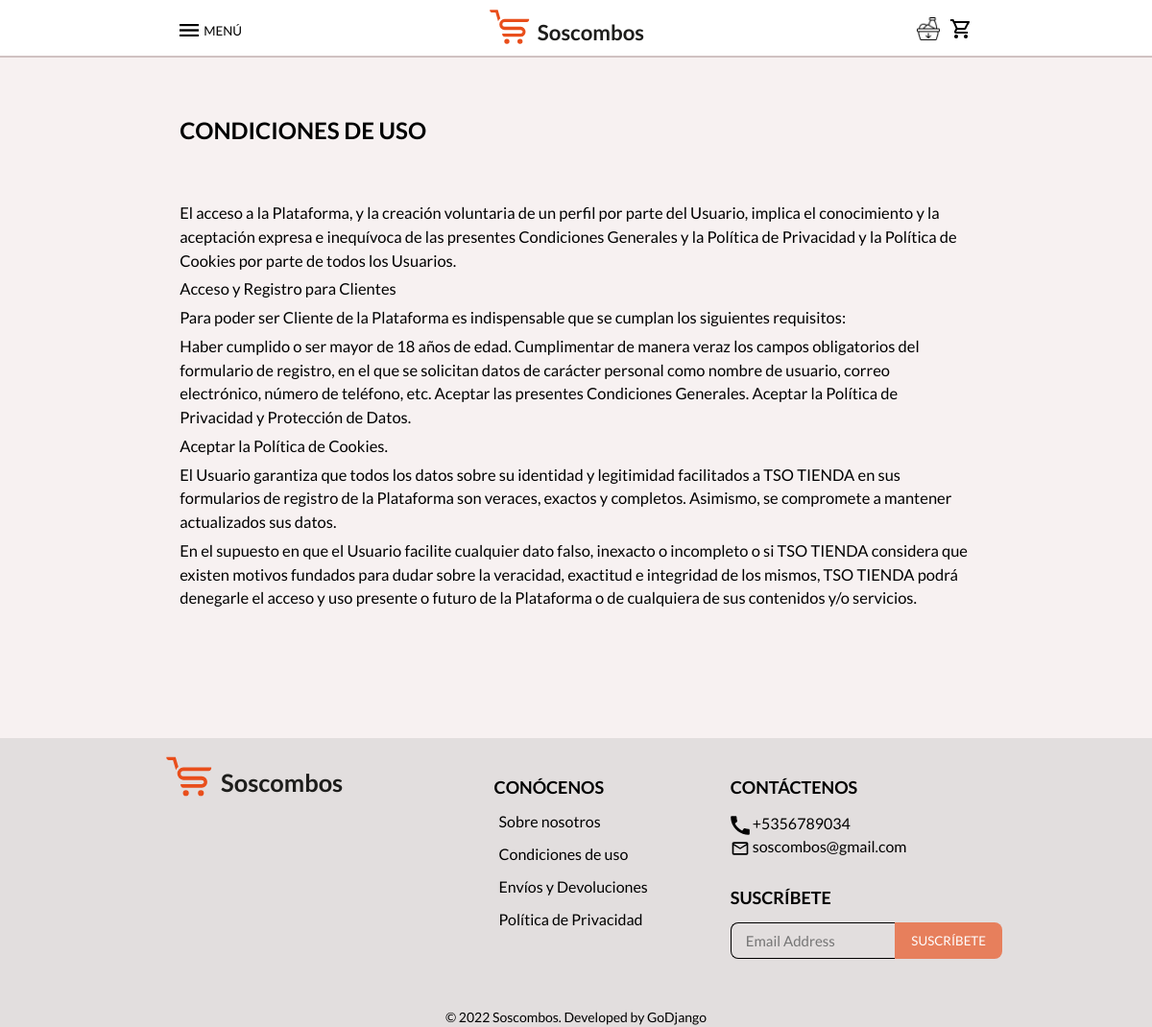
The page /condicionesUso on the database its author committed.
### app/models.py (models this page shows)
class general(SingletonModel):
    nombre = models.CharField(max_length=14, verbose_name='Nombre de la empresa', default='', unique=True)
    logo = models.ImageField(verbose_name='Logo', upload_to='img/logo/', null=True, blank=True)
    email = models.EmailField(max_length=100, verbose_name='Correo de pedidos', default='soscombos@gmail.com')
    precio = models.DecimalField(max_digits=6, decimal_places=2, verbose_name='Precio de envio', default=0)
    entrega = models.CharField(max_length=50, verbose_name='Tiemp de entrega', default='', unique=True)
    id_paypal = models.CharField(max_length=100, verbose_name='Id de Paypal', default='', null=True, blank=True,
                                 unique=True)
    class Meta:
        verbose_name = '00- General'

class conocenos(SingletonModel):
    sobreNosotros = models.CharField(max_length=100, verbose_name='Sobre nosotros', default='Sobre nosotros')
    condiciones = models.CharField(max_length=100, verbose_name='Condiciones de uso', default='Condiciones de uso')
    envio = models.CharField(max_length=100, verbose_name='Envíos y Devoluciones', default='Envíos y Devoluciones')
    politica = models.CharField(max_length=100, verbose_name='Política de Privacidad', default='Política de Privacidad')
    class Meta:
        verbose_name = '04- Conócenos'

class contactenos(SingletonModel):
    telef = models.CharField(max_length=100, verbose_name='Teléfono', default='')
    email = models.EmailField(max_length=100, verbose_name='Correo', default='soscombos@gmail.com')
    email_en = models.URLField(max_length=1000, verbose_name='Enlace de correo')
    class Meta:
        verbose_name = '05- Contáctenos'

### app/views.py (the view)
# urls.py: path('condicionesUso', CondicionesUso.as_view(), name='condicionesUso'),
class CondicionesUso(generic.TemplateView):
    template_name = 'pages/condicionesUso.html'
    def get_context_data(self, *, object_list=None, **kwargs):
        context = super(CondicionesUso, self).get_context_data()
        context['conocenos'] = models.conocenos.objects.first()
        context['contactenos'] = models.contactenos.objects.first()
        context['general'] = models.general.objects.first()
        return context

### app/templates/pages/condicionesUso.html
{% extends 'pages/includes/base.html' %}
{% load static %}
{% block css %}
    <link href="{% static 'css/paginasSecundarias.css' %}" rel="stylesheet" type="text/css">
    <link href="{% static 'css/modalTusOrdenes.css' %}" rel="stylesheet" type="text/css">
{% endblock %}
{% block content %}
    <section class="condicionesUso__contenedor pagina-secundaria__contenedor">
        <h2>CONDICIONES DE USO</h2>
        <div class="cuadro__pagina-secundaria">
            <p>
                El acceso a la Plataforma, y la creación voluntaria de un perfil por parte del Usuario, implica el
                conocimiento y la aceptación expresa e inequívoca de las presentes Condiciones Generales y la Política
                de Privacidad y la Política de Cookies por parte de todos los Usuarios.
            </p>
            <p>Acceso y Registro para Clientes</p>
            <p>Para poder ser Cliente de la Plataforma es indispensable que se cumplan los siguientes requisitos:</p>
            <p>Haber cumplido o ser mayor de 18 años de edad.
                Cumplimentar de manera veraz los campos obligatorios del formulario de registro, en el que se solicitan
                datos de carácter personal como nombre de usuario, correo electrónico, número de teléfono, etc. Aceptar
                las presentes Condiciones Generales. Aceptar la Política de Privacidad y Protección de Datos.</p>
            <p>Aceptar la Política de Cookies.</p>
            <p>El Usuario garantiza que todos los datos sobre su identidad y legitimidad facilitados a TSO TIENDA en sus
                formularios de registro de la Plataforma son veraces, exactos y completos. Asimismo, se compromete a
                mantener actualizados sus datos.
            </p>
            <p>En el supuesto en que el Usuario facilite cualquier dato falso, inexacto o incompleto o si TSO TIENDA
                considera que existen motivos fundados para dudar sobre la veracidad, exactitud e integridad de los
                mismos, TSO TIENDA podrá denegarle el acceso y uso presente o futuro de la Plataforma o de cualquiera de
                sus contenidos y/o servicios.
            </p>
        </div>
    </section>
{% endblock %}

### app/templates/pages/includes/base.html (shortened to what this page needs)
{% load static %}
<!DOCTYPE html>
<html>
<head>
    {% block css %}
    {% endblock %}
    <link href="{% static 'css/anim.css' %}" rel="stylesheet" type="text/css">
    <link href="{% static 'css/estilosGenerales.css' %}" rel="stylesheet" type="text/css">
    <link href="{% static 'css/index.css' %}" rel="stylesheet" type="text/css">
    <link href="{% static 'css/cssMenu.css' %}" rel="stylesheet" type="text/css">
    <link href="{% static 'css/piePagina.css' %}" rel="stylesheet" type="text/css">
    <link href="{% static 'css/modal.css' %}" rel="stylesheet" type="text/css">
    <link href="{% static 'plugins/sweetalert/sweetalert2.css' %}" rel="stylesheet" type="text/css">
</head>
<body>
{% include 'pages/includes/navBar.html' %}
{% block content %}
{% endblock %}
<footer class="pie-pagina__contenedor">
    {% if not general.logo %}
        <div class="pie-pagina__logo-web">
            <a href="{% url 'index' %}">
                <svg id="Capa_1" data-name="Capa 1" xmlns="http://www.w3.org/2000/svg" viewBox="0 0 679.68 259.2">
                    <defs>
                        <style>
                            .cls-1 {
                                font-size: 72px;
                                fill: #1d1d1b;
                                font-family: 'Lato', sans-serif;
                                font-weight: 600;
                            }
                            .cls-2 {
                                fill: #e94e1b;
                            }
                        </style>
                    </defs>
                    <text y="-5%" class="cls-1" transform="translate(209.74 170.13)">{{ general.nombre }}</text>
                    <path class="cls-2"
                          d="M150.9,153.5a8.71,8.71,0,1,0,8.71,8.71A8.7,8.7,0,0,0,150.9,153.5Zm-44.34,0a8.71,8.71,0,1,0,8.71,8.71A8.69,8.69,0,0,0,106.56,153.5Z"/>
                    <path class="cls-2"
                          d="M84.48,85.24a19.54,19.54,0,0,0-7.43,9.25L68.44,65.05H55.52c-4.53-.26-7.38-5.15-6.46-9H76Z"/>
                    <path class="cls-2"
                          d="M173.46,97.26H99.13a7.8,7.8,0,0,0-.23,15.6v0h54.27a16.92,16.92,0,0,1,.22,33.83H99.13c-5.66,0-9.28-6-8.15-10.82l8.15.08h53.46c3.93,0,7.13-2.27,7.13-6.2s-3.2-6.16-7.13-6.16H98.9a18.52,18.52,0,0,1,0-37h82.66C182.69,91.26,179.08,97.23,173.46,97.26Z"/>
                    <path class="cls-2" d="M153.39,113.63h0Z"/>
                    <path class="cls-2" d="M99.24,87.44h0Z"/>
                    <path class="cls-2" d="M153.39,146.65h0Z"/>
                    <path class="cls-2" d="M153.17,112.81h0Z"/>
                </svg>
            </a>
        </div>
    {% endif %}
    <div class="pie-pagina__conocenos">
        <h2>CONÓCENOS</h2>
        <ul>
            <li>
                <a href="{% url 'sobreNosotros' %}">{{ conocenos.sobreNosotros }}</a>
            </li>
            <li>
                <a href="{% url 'condicionesUso' %}">{{ conocenos.condiciones }}</a>
            </li>
            <li>
                <a href="{% url 'enviosDevoluciones' %}">{{ conocenos.envio }}</a>
            </li>
            <li>
                <a href="{% url 'politicaPrivacidad' %}">{{ conocenos.politica }}</a>
            </li>
        </ul>
    </div>
    <div class="contacteno-suscribete-vista-pc">
        <div class="pie-pagina__contactenos">
            <h2>CONTÁCTENOS</h2>
            <ul>
                <li id="telefono-contenedor">
                    <img class="pie-pagina__icono" src="{% static 'img/Iconos/telefono.svg' %}">
                    <p id="texto_a_copiar">{{ contactenos.telef }}</p>
                </li>
                <li id="mail-contenedor">
                    <img class="pie-pagina__icono" src="{% static 'img/Iconos/email_black_24dp.svg' %}">
                    <p>{{ contactenos.email }}</p>
                </li>
            </ul>
        </div>
        <div class="pie-pagina__suscribete">
            <h2>SUSCRÍBETE</h2>
            <form>
                <input class="input-suscribir__email" id="email" name="email" type="email" placeholder="Email Address"
                       required>
                <input onclick="submitWithNotification();" class="input-suscribir__submit" type="button"
                       value="SUSCRÍBETE">
            </form>
        </div>
    </div>
    <p class="pie-pagina__final">© 2022 {{ general.nombre }}. Developed by GoDjango</p>
</footer>

### app/templates/pages/includes/navBar.html (shortened to what this page needs)
{% load static %}
<section {% if path == 'VerProductos' or path == 'productos' %} style="padding-bottom: 20px;"{% endif %}
                                                                class="bienvenidos  {% if path == 'VerProductos' or path == 'productos' %}padding-alineador{% endif %}">
    {% if not general.logo %}
        <div class="logo-web">
            <a href="{% url 'index' %}">
                <svg id="Capa_1" data-name="Capa 1" xmlns="http://www.w3.org/2000/svg" viewBox="0 0 679.68 259.2">
                    <defs>
                        <style>
                            .cls-1 {
                                font-size: 70px;
                                fill: #1d1d1b;
                                font-family: 'Lato', sans-serif;
                                font-weight: 600;
                            }
                            .cls-2 {
                                fill: #e94e1b;
                            }
                        </style>
                    </defs>
                    <text y="-5%" class="cls-1" transform="translate(209.74 170.13)">{{ general.nombre }}</text>
                    <path class="cls-2"
                          d="M150.9,153.5a8.71,8.71,0,1,0,8.71,8.71A8.7,8.7,0,0,0,150.9,153.5Zm-44.34,0a8.71,8.71,0,1,0,8.71,8.71A8.69,8.69,0,0,0,106.56,153.5Z"/>
                    <path class="cls-2"
                          d="M84.48,85.24a19.54,19.54,0,0,0-7.43,9.25L68.44,65.05H55.52c-4.53-.26-7.38-5.15-6.46-9H76Z"/>
                    <path class="cls-2"
                          d="M173.46,97.26H99.13a7.8,7.8,0,0,0-.23,15.6v0h54.27a16.92,16.92,0,0,1,.22,33.83H99.13c-5.66,0-9.28-6-8.15-10.82l8.15.08h53.46c3.93,0,7.13-2.27,7.13-6.2s-3.2-6.16-7.13-6.16H98.9a18.52,18.52,0,0,1,0-37h82.66C182.69,91.26,179.08,97.23,173.46,97.26Z"/>
                    <path class="cls-2" d="M153.39,113.63h0Z"/>
                    <path class="cls-2" d="M99.24,87.44h0Z"/>
                    <path class="cls-2" d="M153.39,146.65h0Z"/>
                    <path class="cls-2" d="M153.17,112.81h0Z"/>
                </svg>
            </a>
        </div>
    {% endif %}
    <header class="encabezado" style="height: 30px;">
        <div class="navBar">
            <div class="navBar__menu-ubicacion">
                <div class="menu__caja">
                    <button class="btn-menu" type="button">
                        <img class="menu-hamburguesa" width="20px" alt="menu" src="{% static 'img/Iconos/Menu.png' %}"/>
                        <label class="menu-text-escritorio">MENÚ</label>
                    </button>
                </div>
            </div>
            <div class="navBar__contactar-compra">
                <a href="{% url 'productos' %}"    {% if path != 'productos' %}
                   style="margin-left:10px"  {% endif %} >
                    {% if path == 'productos' %}
                        <img class="icono-productos" style="width: 24px"
                             src="{% static 'img/Iconos/icons8-food-donor-50 full.png' %}"
                             alt=""/>
                    {% else %}
                        <img class="icono-productos" style="width: 24px"
                             src="{% static 'img/Iconos/icons8-food-donor-50.png' %}"
                             alt=""/>
                    {% endif %}
                </a>
                <a href="{% url 'carrito' %}"    {% if path != 'productos' %}
                   style="margin-left:10px"  {% endif %} >
                    {% if path == 'carrito' %}
                        <img class="carrito-full" src="{% static 'img/Iconos/carritoStroke.png' %}" alt=""/>
                    {% else %}
                        <img class="carrito-stroke" src="{% static 'img/Iconos/carritoStroke.png' %}" alt=""/>
                    {% endif %}
                </a>
            </div>
        </div>
    </header>
</section>

### static/css/paginasSecundarias.css (style rules this page uses)
.pagina-secundaria__contenedor { margin-top: 10px; border-top: 2px solid #d0c2c2; background: var(--blancoEspecial); padding: 61px 15.6vw; display: flex; flex-direction: column; }
.pagina-secundaria__contenedor h2 { margin-bottom: 20px; font-family: 'Lato', sans-serif; align-self: flex-start; }
.cuadro__pagina-secundaria { margin-bottom: 28px; font-size: 16.5px; font-weight: 500; }
.condicionesUso__contenedor { padding-bottom: 100px; }
.condicionesUso__contenedor p { margin-bottom: 5px; }

### static/css/modalTusOrdenes.css (style rules this page uses)
.pagina-secundaria__contenedor h2 { margin-bottom: 60px; }

### static/css/anim.css (style rules this page uses)
.navBar__menu-ubicacion label { cursor: pointer; }

### static/css/estilosGenerales.css (style rules this page uses)
:root { --blancoEspecial: #f7f1f1; --naranja__1: #e77f5c; --naranja__2: #EE5C2C; --naranja__3: #D63B08; --grisClaro: #e2dede; --grisMedio: #bcb6b6; --grisOscuro: #646262; --rojoFuerte: #E73900; }
* { margin: 0; padding: 0; font-family: 'Lato', sans-serif; }
a { text-decoration: none; color: #000; user-select: none; }
p { line-height: 1.5; }
li { list-style: none; }
button { border: none; background: #fff; user-select: none; }
input { border: none; }

### static/css/index.css (style rules this page uses)
* { font-family: 'Lato', sans-serif; }

### static/css/cssMenu.css (style rules this page uses)
.bienvenidos { margin: 0 15.6vw; padding: 18px 0 0px 0; }
.logo-web a svg { width: 20%; height: 80px; position: absolute; top: -7px; left: 40%; }
.encabezado { width: 100%; }
.navBar { width: 100%; display: flex; justify-content: space-between; }
.navBar__menu-ubicacion { display: flex; align-items: center; }
.navBar__contactar-compra { display: flex; align-items: center; }
.carrito-stroke { content: url("../img/Iconos/carritoStroke.png"); }
.menu-hamburguesa { margin-right: 5px; }
.navBar__contactar-compra a { margin-left: 10px; position: relative; }
.btn-menu { cursor: pointer; display: flex; align-items: center; margin-right: 5px; }
.menu__caja { display: flex; }

### static/css/piePagina.css (style rules this page uses)
.pie-pagina__contenedor { background: var(--grisClaro); padding: 40px 10% 0 10%; display: flex; flex-wrap: wrap; justify-content: space-around; }
.pie-pagina__contenedor h2 { font-size: 18px; margin-bottom: 15px; }
.pie-pagina__logo-web { width: 20vw; position: relative; top: -40px; }
.pie-pagina__conocenos { margin-left: 5%; }
.pie-pagina__conocenos ul li { margin: 0 0 15px 5px; }
.pie-pagina__contactenos { margin-left: 5%; margin-bottom: 30px; }
.pie-pagina__contactenos ul li { display: flex; align-items: end; position: relative; }
.pie-pagina__contactenos img { width: 20px; }
.pie-pagina__contactenos ul li p { margin-left: 3px; }
.pie-pagina__suscribete { margin-left: 5%; }
.pie-pagina__suscribete form { display: flex; }
.input-suscribir__email { width: 65%; height: 6px; padding: 15px; font-size: 15px; border: 1px solid #000; border-right: none; border-radius: 8px 0 0 8px; background: transparent; }
.input-suscribir__submit { width: 50%; padding: 10px; color: #fff; background: var(--naranja__1); border-radius: 0 8px 8px 0; cursor: pointer; }
.pie-pagina__final { width: 96%; font-size: 14px; display: flex; margin-top: 50px; justify-content: center; }

### app/templates/pages/includes/navBar.html (style rules this page uses)
.cls-1 { font-size: 70px; fill: #1d1d1b; font-family: 'Lato', sans-serif; font-weight: 600; }

### app/templates/pages/includes/base.html (style rules this page uses)
.cls-1 { font-size: 72px; fill: #1d1d1b; font-family: 'Lato', sans-serif; font-weight: 600; }

### rows shown on the page
general: nombre "Soscombos"
conocenos: sobreNosotros "Sobre nosotros", condiciones "Condiciones de uso", envio "Envíos y Devoluciones", politica "Política de Privacidad"
contactenos: telef "+5356789034", email "soscombos@gmail.com"
